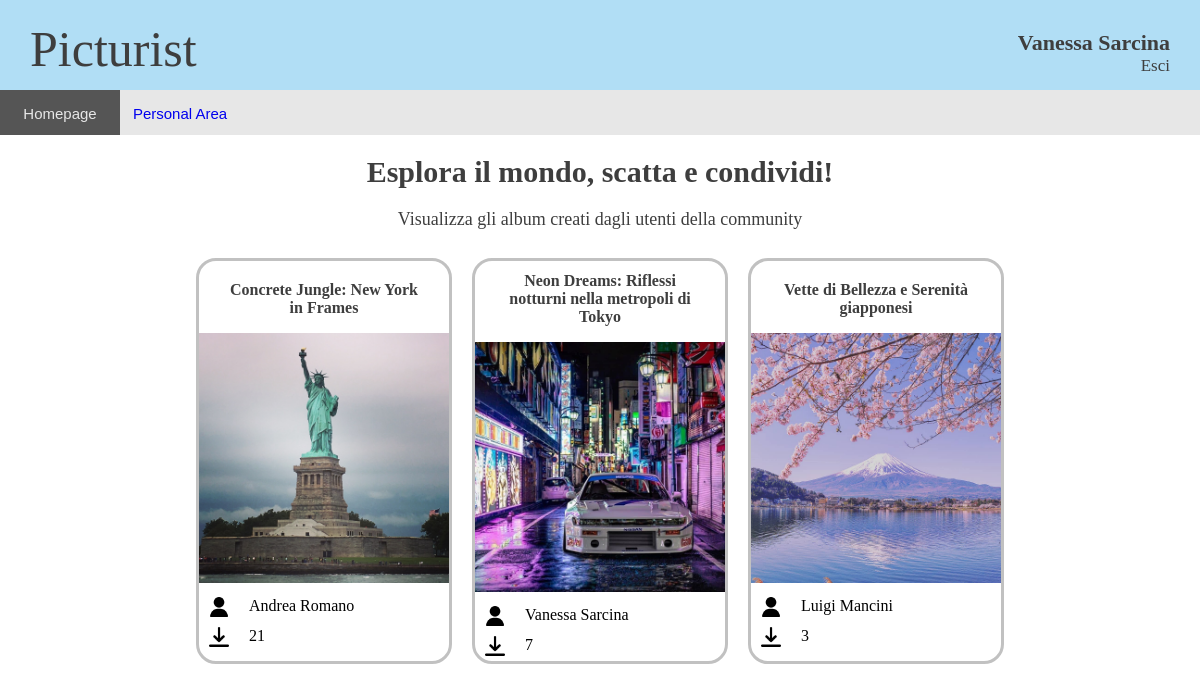
The app's page /home (signed in) with its own data.
### tables this page shows
CREATE TABLE "users" (
	"id"	INTEGER UNIQUE,
	"name"	TEXT,
	"surname"	TEXT,
	"email"	TEXT,
	"password"	TEXT,
	PRIMARY KEY("id" AUTOINCREMENT)
);

CREATE TABLE "albums" (
	"id"	INTEGER UNIQUE,
	"title"	TEXT,
	"author"	TEXT,
	PRIMARY KEY("id" AUTOINCREMENT)
);

CREATE TABLE "photos" (
	"id"	INTEGER UNIQUE,
	"album_id"	INTEGER,
	"title"	TEXT,
	"description"	TEXT,
	"date"	TEXT,
	"position"	TEXT,
	"author"	TEXT,
	"filename"	TEXT,
	"private"	INTEGER,
	"downloads"	INTEGER,
	PRIMARY KEY("id" AUTOINCREMENT)
);

### app.py (the view)
@app.route('/home')
def home():
    albums=dao.GetAlbums_Public()
    packs=[]
    for album in albums:
        photo=dao.GetFirstPhotoByAlbumID_Public(album['id'])
        tot_downloads=dao.GetAlbumTotDownloadsByID(album['id'])[0]
        if photo:
            pack={"album_title":album['title'], "album_id":album['id'], "album_author":album['author'],
                "album_cover_filename":photo['filename'], "album_tot_downloads":tot_downloads}
        else:
            pack={"album_title":album['title'], "album_id":album['id'], "album_author":album['author'],
                 "album_tot_downloads":tot_downloads}
        packs.append(pack)
    return render_template('home.html', packs=packs)

### app.py (called while the page is built)
@login_manager.user_loader
def load_user(user_id):
    db_user = dao.GetUserByID(user_id)
    user = User(id=db_user['id'], name=db_user['name'], surname=db_user['surname'], email=db_user['email'], password=db_user['password'])
    return user

### dao.py (called while the page is built)
def GetUserByID(id):
    conn = sqlite3.connect('database/picturist.db')
    conn.row_factory = sqlite3.Row
    sql = 'SELECT * FROM users WHERE id = ?'
    cursor = conn.cursor()
    cursor.execute(sql, (id,))
    user=cursor.fetchone()
    cursor.close()
    conn.close()
    return user

def GetAlbums_Public():
    conn = sqlite3.connect('database/picturist.db')
    conn.row_factory = sqlite3.Row
    sql = 'SELECT * FROM albums ORDER BY title COLLATE NOCASE ASC'
    cursor = conn.cursor()
    cursor.execute(sql)
    albums=cursor.fetchall()
    public_albums=[]
    for album in albums:
        public_photos=GetPhotosByAlbumID_Public(album['id'])
        if public_photos:
            public_albums.append(album)
    cursor.close()
    conn.close()
    return public_albums

def GetAlbumTotDownloadsByID(album_id):
    conn = sqlite3.connect('database/picturist.db')
    conn.row_factory = sqlite3.Row
    sql = 'SELECT SUM(downloads) FROM photos WHERE album_id=?'
    cursor = conn.cursor()
    cursor.execute(sql, (album_id,))
    tot_downloads=cursor.fetchone()
    cursor.close()
    conn.close()
    return tot_downloads

def GetPhotosByAlbumID_Public(album_id):
    conn = sqlite3.connect('database/picturist.db')
    conn.row_factory = sqlite3.Row
    sql = 'SELECT * FROM photos WHERE album_id=? AND private=0 ORDER BY date ASC'
    cursor = conn.cursor()
    cursor.execute(sql, (album_id,))
    photos=cursor.fetchall()
    cursor.close()
    conn.close()
    return photos

def GetFirstPhotoByAlbumID_Public(album_id):
    conn = sqlite3.connect('database/picturist.db')
    conn.row_factory = sqlite3.Row
    sql = 'SELECT * FROM photos WHERE album_id=? AND private=0 ORDER BY date ASC'
    cursor = conn.cursor()
    cursor.execute(sql, (album_id,))
    photo=cursor.fetchone()
    cursor.close()
    conn.close()
    return photo

### templates/home.html (shortened to what this page needs)
{% extends "base.html" %}
{% block head %}
<link rel="stylesheet" type="text/css" href="{{ url_for('static', filename='home.css') }}">
{% endblock %}
{% block body %}
<nav>
    <button class="button-active">
        <p>Homepage</p>
    </button>
    {% if current_user.is_authenticated %}
    <button class="button-inactive">
        <p><a href="{{ url_for('personal') }}" class="account-related-items">Personal Area</a></p>
    </button>
    {% endif %}
</nav>
<content>
    <div id="home-album-container">
        <header>
            <h1>Esplora il mondo, scatta e condividi!</h1>
            <p>Visualizza gli album creati dagli utenti della community</p>
        </header>
        <content>
            {% for pack in packs %}
            <div class="album-view">
                <p class="album-view-title">{{ pack.album_title }}</p>
                <form action="/home/view-album" method="GET">
                    <button type="submit" name="album_id" value="{{ pack.album_id }}">
                        {% if pack.album_cover_filename %}
                        <img src="{{ url_for('static', filename=pack.album_cover_filename) }}">
                        {% else %}
                        Clicca qui per esplorare l'album e aggiungervi foto
                        {% endif %}
                    </button>
                </form>
                <footer>
                    <div class="album-view-author">
                        <p><img src="{{ url_for('static', filename='icon-user.png') }}">{{ pack.album_author }}</p>
                    </div>
                    <div class="album-view-downloads">
                        <p><img src="{{ url_for('static', filename='icon-download.png') }}">{{ pack.album_tot_downloads }}</p>
                    </div>
                </footer>
            </div>
            {% endfor %}
        </content>
    </div>
</content>
{% endblock %}

### templates/base.html (shortened to what this page needs)
<!DOCTYPE html>
<html>
    <head>
        <link rel="stylesheet" type="text/css" href="{{ url_for('static', filename='base.css') }}">
        {% block head %}{% endblock %}
    </head>
    <body>
        <header class="base-header">
            <p>
                Picturist
            </p>
            {% if not current_user.is_authenticated %}
            <section id="login-register-accesspoint">
                <a href="{{ url_for('register') }}">Registrati</a>
                <p>&nbsp o &nbsp</p>
                <a href="{{ url_for('login') }}">Accedi</a>
            </section>
            {% else %}
            <section id="account-loggedin-infos">
                <div>
                    <h1>{{current_user.name}}&nbsp{{current_user.surname}}</h1>
                    <a href="/logout">Esci</a>
                </div>
            </section>
            {% endif %}
        </header>
        {% block body %}{% endblock %}
    </body>
</html>

### static/base.css (style rules this page uses)
body { margin: 0; padding: 0; }
.base-header { margin: 0px; padding: 0px; height: 90px; width: 100%; background-color: rgb(177, 222, 245); }
.base-header p { font-size: 50px; color: #3e3e3e; margin: 0px; padding-bottom: 0px; padding-top: 20px; padding-left: 30px; float: left; }
.base-header section { width: 300px; height: 60px; padding-right: 30px; padding-top: 15px; padding-bottom: 15px; float: right; }
.base-header #account-loggedin-infos div { border: 0px; padding: 0px; display: flex; flex-flow: column; }
.base-header #account-loggedin-infos div h1 { font-size: 22px; text-align: end; color: #3e3e3e; padding: 0px; margin-top: 15px; margin-bottom: 0px; }
.base-header #account-loggedin-infos div a { font-size: 17px; text-align: end; text-decoration: none !important; color: #3e3e3e; padding: 0px; margin-top: 0px; }

### static/home.css (style rules this page uses)
nav { margin: 0px; padding: 0px; height: 45px; width: 100%; background-color: #e7e7e7; }
.button-inactive { margin: 0px; padding: 0px; height: 45px; width: 120px; float: left; border: none; color: #555555; background-color: #e7e7e7; }
.button-inactive p { text-align: center; font-size: 15px; text-decoration: none !important; }
.button-inactive a { text-decoration: none !important; }
.button-active { margin: 0px; padding: 0px; height: 45px; width: 120px; float: left; border: none; color: #e7e7e7; background-color: #555555; }
.button-active p { text-align: center; font-size: 15px; text-decoration: none !important; }
content { width: 100%; height: 600px; padding: 0; margin: 0; display: flex; justify-content: center; }
#home-album-container { width: 100%; height: fit-content; padding: 0; margin: 0; }
#home-album-container header p { text-align: center; font-size: 18px; color: #3e3e3e; }
#home-album-container header h1 { text-align: center; font-size: 30px; color: #3e3e3e; }
#home-album-container content { display: flex; flex-wrap: wrap; flex-direction: row; justify-content: center; padding: 0; margin: 0; }
.album-view { background-color: white; padding: 0; margin: 10px; border-radius: 20px; border-width: 5px; border: solid; border-color: rgb(193, 193, 193); display: flex; justify-content: center; flex-direction: column; align-items: center; width: 250px; height: 400px; }
.album-view button { background-color: transparent; border-width: 0; padding: 0; width: 250px; height: 250px; }
.album-view-title { width: 200px; color: #3e3e3e; font-size: 16px; font-weight: 600; text-align: center; }
.album-view img { width: 250px; height: 250px; }
.album-view footer { width: 250px; height: 70px; }
.album-view-author p, .album-view-downloads p { width: 200px; height: 20px; margin: 10px; padding: 0; }
.album-view-author img, .album-view-downloads img { width: 20px; height: 20px; float: left; margin-right: 20px; }

### records on screen
users: name "Vanessa", surname "Sarcina"
albums: album_title "Concrete Jungle: New York in Frames", album_author "Andrea Romano"
photos: filename (picture)
albums: album_title "Neon Dreams: Riflessi notturni nella metropoli di Tokyo", album_author "Vanessa Sarcina"
photos: filename (picture)
albums: album_title "Vette di Bellezza e Serenità giapponesi", album_author "Luigi Mancini"
photos: filename (picture)

### other values on screen
{{ pack.album_tot_downloads }} "21" "7" "3"
